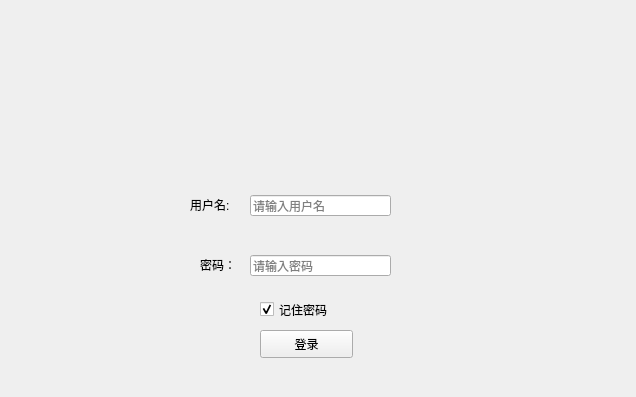
<?xml version="1.0" encoding="UTF-8"?>
<ui version="4.0">
 <class>login</class>
 <widget class="QWidget" name="login">
  <property name="geometry">
   <rect>
    <x>0</x>
    <y>0</y>
    <width>636</width>
    <height>397</height>
   </rect>
  </property>
  <property name="windowTitle">
   <string>Form</string>
  </property>
  <widget class="QLabel" name="username">
   <property name="geometry">
    <rect>
     <x>190</x>
     <y>180</y>
     <width>50</width>
     <height>50</height>
    </rect>
   </property>
   <property name="text">
    <string>用户名:</string>
   </property>
  </widget>
  <widget class="QLabel" name="password">
   <property name="geometry">
    <rect>
     <x>200</x>
     <y>240</y>
     <width>41</width>
     <height>50</height>
    </rect>
   </property>
   <property name="text">
    <string>密码：</string>
   </property>
  </widget>
  <widget class="QLineEdit" name="usrline">
   <property name="geometry">
    <rect>
     <x>250</x>
     <y>195</y>
     <width>141</width>
     <height>21</height>
    </rect>
   </property>
   <property name="echoMode">
    <enum>QLineEdit::Normal</enum>
   </property>
   <property name="placeholderText">
    <string>请输入用户名</string>
   </property>
   <property name="cursorMoveStyle">
    <enum>Qt::LogicalMoveStyle</enum>
   </property>
  </widget>
  <widget class="QLineEdit" name="pasdline">
   <property name="geometry">
    <rect>
     <x>250</x>
     <y>255</y>
     <width>141</width>
     <height>21</height>
    </rect>
   </property>
   <property name="maxLength">
    <number>32768</number>
   </property>
   <property name="echoMode">
    <enum>QLineEdit::Password</enum>
   </property>
   <property name="placeholderText">
    <string>请输入密码</string>
   </property>
  </widget>
  <widget class="QPushButton" name="enter">
   <property name="geometry">
    <rect>
     <x>260</x>
     <y>330</y>
     <width>93</width>
     <height>28</height>
    </rect>
   </property>
   <property name="text">
    <string>登录</string>
   </property>
   <property name="shortcut">
    <string>Return</string>
   </property>
   <property name="autoDefault">
    <bool>true</bool>
   </property>
  </widget>
  <widget class="QLabel" name="photolabel">
   <property name="geometry">
    <rect>
     <x>-10</x>
     <y>-5</y>
     <width>651</width>
     <height>171</height>
    </rect>
   </property>
   <property name="autoFillBackground">
    <bool>true</bool>
   </property>
   <property name="text">
    <string/>
   </property>
  </widget>
  <widget class="QCheckBox" name="checkBox">
   <property name="geometry">
    <rect>
     <x>260</x>
     <y>300</y>
     <width>91</width>
     <height>19</height>
    </rect>
   </property>
   <property name="text">
    <string>记住密码</string>
   </property>
   <property name="checked">
    <bool>true</bool>
   </property>
  </widget>
 </widget>
 <resources/>
 <connections/>
</ui>
